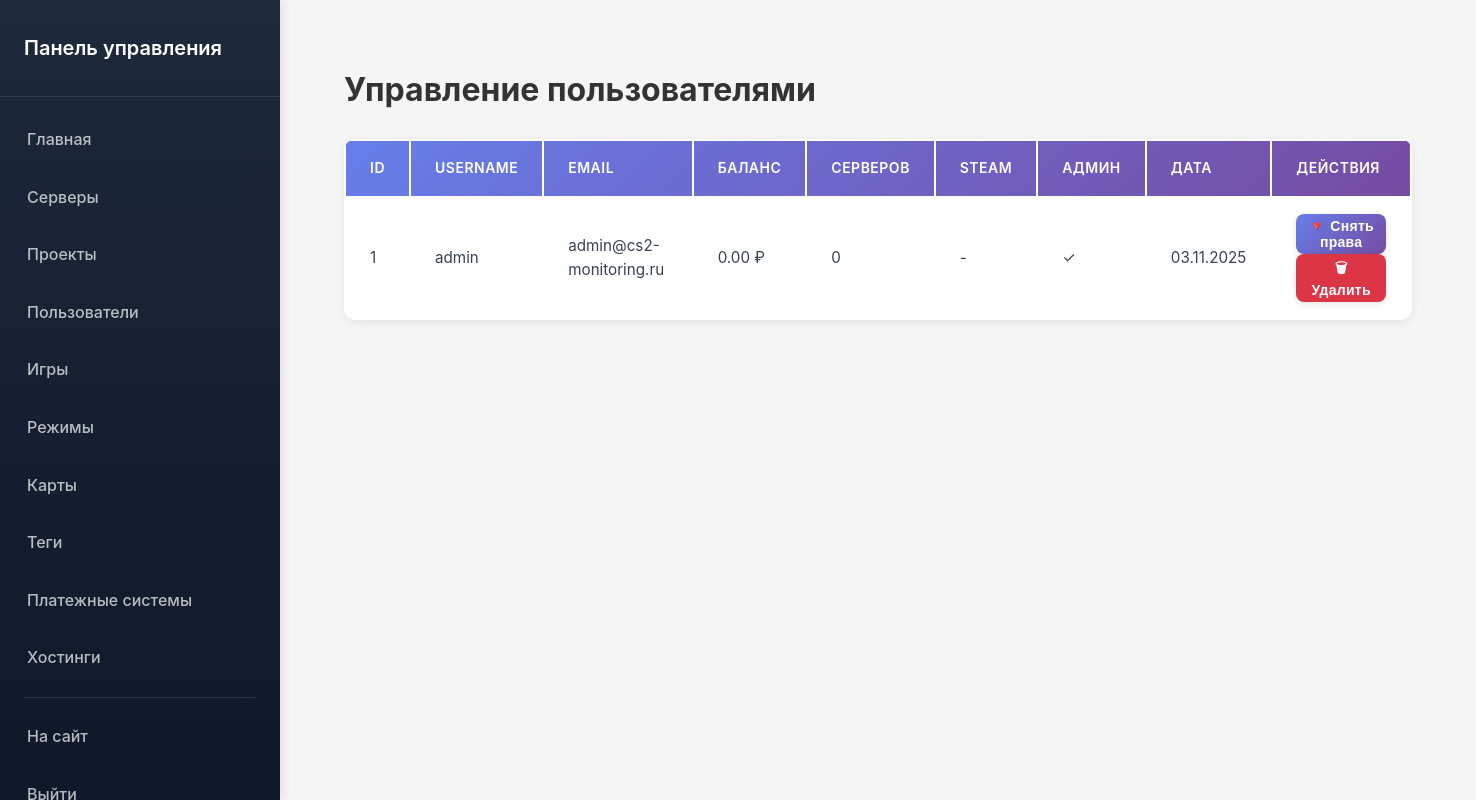
The page /admin/users.php (signed in) on the database its author committed.
### tables this page shows
CREATE TABLE IF NOT EXISTS `users` (
  `id` int(11) NOT NULL AUTO_INCREMENT,
  `username` varchar(50) NOT NULL,
  `email` varchar(100) DEFAULT NULL,
  `password` varchar(255) DEFAULT NULL,
  `steam_id` varchar(17) DEFAULT NULL,
  `balance` decimal(10,2) DEFAULT 0.00,
  `is_admin` tinyint(1) DEFAULT 0,
  `created_at` timestamp NOT NULL DEFAULT CURRENT_TIMESTAMP,
  PRIMARY KEY (`id`),
  UNIQUE KEY `username` (`username`),
  UNIQUE KEY `email` (`email`),
  UNIQUE KEY `steam_id` (`steam_id`),
  KEY `idx_balance` (`balance`)
);

### admin/users.php (the view, shortened to what this page needs)
<?php
$database = new Database();
$db = $database->getConnection();
$stmt = $db->query("
    SELECT u.*, COUNT(s.id) as servers_count
    FROM users u
    LEFT JOIN servers s ON u.id = s.user_id
    GROUP BY u.id
    ORDER BY u.created_at DESC
");
$users = $stmt->fetchAll();
require_once __DIR__ . '/includes/admin_header.php';
?>
<h1>Управление пользователями</h1>
<table class="admin-table">
    <thead>
        <tr>
            <th>ID</th>
            <th>Username</th>
            <th>Email</th>
            <th>Баланс</th>
            <th>Серверов</th>
            <th>Steam</th>
            <th>Админ</th>
            <th>Дата</th>
            <th>Действия</th>
        </tr>
    </thead>
    <tbody>
        <?php foreach ($users as $user): ?>
            <tr>
                <td><?php echo $user['id']; ?></td>
                <td><?php echo htmlspecialchars($user['username']); ?></td>
                <td><?php echo htmlspecialchars($user['email']); ?></td>
                <td><?php echo number_format($user['balance'] ?? 0, 2); ?> ₽</td>
                <td><?php echo $user['servers_count']; ?></td>
                <td><?php echo $user['steam_id'] ? '✓' : '-'; ?></td>
                <td><?php echo $user['is_admin'] ? '✓' : '-'; ?></td>
                <td><?php echo date('d.m.Y', strtotime($user['created_at'])); ?></td>
                <td>
                    <form method="POST" class="inline-form">
                        <button type="submit" class="btn btn-sm"><?php echo $user['is_admin'] ? '🔻 Снять права' : '⭐ Дать права'; ?></button>
                    </form>
                    <form method="POST" class="inline-form delete-form" data-message="Удалить пользователя?">
                        <button type="submit" class="btn btn-sm btn-danger">🗑 Удалить</button>
                    </form>
                </td>
            </tr>
        <?php endforeach; ?>
    </tbody>
</table>
<?php require_once __DIR__ . '/includes/admin_footer.php'; ?>

### assets/css/style.css (style rules this page uses)
:root { --bg-primary: #f5f5f5; --bg-secondary: #ffffff; --bg-tertiary: #f8f9fa; --text-primary: #333; --text-secondary: #374151; --text-tertiary: #6b7280; --border-color: #e0e0e0; --shadow-light: rgba(0,0,0,0.08); --shadow-medium: rgba(0,0,0,0.1); --shadow-heavy: rgba(0,0,0,0.15); }
* { margin: 0; padding: 0; box-sizing: border-box; }
body { font-family: -apple-system, BlinkMacSystemFont, 'Segoe UI', Roboto, Oxygen, Ubuntu, Cantarell, sans-serif; background-color: var(--bg-primary); color: var(--text-primary); line-height: 1.6; display: flex; flex-direction: column; min-height: 100vh; transition: background-color 0.3s ease, color 0.3s ease; }
.btn { display: inline-block; padding: 0.75rem 1.5rem; background: linear-gradient(135deg, #667eea 0%, #764ba2 100%); color: white; text-decoration: none; border-radius: 10px; border: none; cursor: pointer; font-size: 1rem; font-weight: 600; letter-spacing: 0.3px; transition: all 0.3s ease; box-shadow: 0 2px 8px rgba(0, 0, 0, 0.1); }
.btn-sm { padding: 0.5rem 1rem; font-size: 0.875rem; border-radius: 8px; transition: all 0.3s ease; }

### assets/css/admin.css (style rules this page uses)
* { margin: 0; padding: 0; box-sizing: border-box; }
body { font-family: -apple-system, BlinkMacSystemFont, 'Segoe UI', Roboto, Oxygen, Ubuntu, Cantarell, sans-serif; background-color: var(--bg-primary); }
.admin-table { background: var(--bg-secondary); border-radius: 12px; overflow: hidden; box-shadow: 0 2px 8px rgba(0,0,0,0.08); margin-top: 1.5rem; }
.admin-table thead { background: linear-gradient(135deg, #667eea 0%, #764ba2 100%); }
.admin-table th { padding: 1rem 1.5rem; text-align: left; font-weight: 600; color: white; font-size: 0.875rem; text-transform: uppercase; letter-spacing: 0.5px; }
.admin-table tbody tr { border-bottom: 1px solid var(--border-color); transition: background-color 0.2s ease; }
.admin-table tbody tr:last-child { border-bottom: none; }
.admin-table td { padding: 1rem 1.5rem; color: var(--text-secondary); font-size: 0.95rem; }

### assets/css/admin/users.css (style rules this page uses)
.inline-form { display: inline; }
.btn-sm { padding: 0.25rem 0.75rem; font-size: 0.875rem; }
.btn-danger { background: #dc3545; color: white; border: none; }

### rows shown on the page
users: id "1", username "admin", email "admin@cs2-monitoring.ru", balance "0.00", servers_count "0", created_at "03.11.2025", is_admin "🔻 Снять права"
